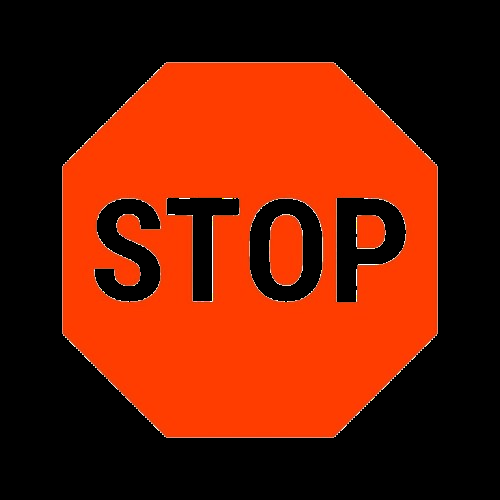
#> input picture src/ppi_gui/ppi_gui/images/stop.png, 500 x 500 px; its folder holds only this picture in this run
$ python -i cv_lib.py   (imports and definitions only)
#> lines starting #> are read from the running program, lines starting #| are printed output that depends on the picture; after the words box and inside, x2 and y2 are one past the last pixel; in counts of white or black regions, pixels touching at a corner belong together
#> further down, picture is the input picture: shape (500, 500, 3); mean B, G, R 2.2, 27.1, 106.4
"""

cv_lib.py ─ OpenCV 블럭 검출 라이브러리

QR 코드(흰색 바탕)를 ROI 안에서 감지하여 박스 유무 판단

"""

import threading

import time

import cv2

import numpy as np


# ──────────────────────────────────────────────

# HSV 흰색 범위 (QR 코드 흰색 바탕 감지용)

# S 상한을 80으로 제한 → 채도가 있는 색(빨강/파랑 등)이

# 밝기(V)만 높다는 이유로 흰색에 함께 잡히는 것을 방지

# ──────────────────────────────────────────────

WHITE_LOWER = np.array([0,   0,   180], dtype=np.uint8)

WHITE_UPPER = np.array([180, 80,  255], dtype=np.uint8)


# ──────────────────────────────────────────────

# ROI 설정 (운반대 영역 - 실측 후 교체 필요)

# Flask 스트림에서 운반대가 보이는 영역

# ──────────────────────────────────────────────

ROI_SIZE = 400  # ← 조정 가능


CENTER_X = 640 // 2  # = 320

CENTER_Y = 480 // 2  # = 240


ROI_X1 = CENTER_X - ROI_SIZE // 2  # = 320 - 200 = 120

ROI_Y1 = CENTER_Y - ROI_SIZE // 2  # = 240 - 200 = 40

ROI_X2 = CENTER_X + ROI_SIZE // 2  # = 320 + 200 = 520

ROI_Y2 = CENTER_Y + ROI_SIZE // 2  # = 240 + 200 = 440


MIN_AREA             = 500   # QR 코드 흰색 영역 최소 면적

APPROX_EPSILON_RATIO = 0.04


_last_detection: tuple = (False, 0.0, 0.0)

_last_frame     = None

_detection_lock = threading.Lock()

_last_proc_time_ms: float = 0.0   # process_frame() 마지막 처리 시간(ms), 성능 측정용


def process_frame(img: np.ndarray) -> tuple:

    global _last_detection, _last_proc_time_ms


    _t0 = time.time()   # 처리 시간 측정 시작


    output = img.copy()


    # ROI 영역 시각화

    cv2.rectangle(output,

                  (ROI_X1, ROI_Y1), (ROI_X2, ROI_Y2),

                  (255, 0, 0), 2)
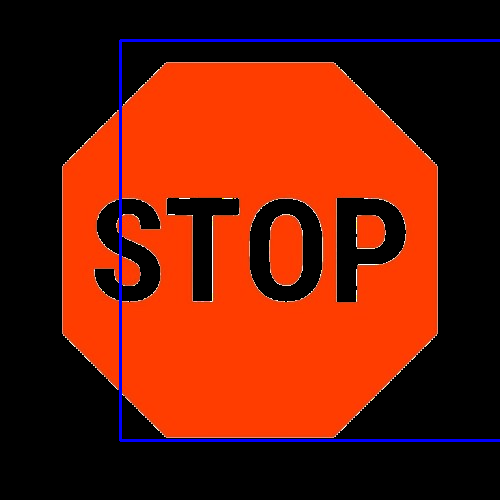
#> output: shape (500, 500, 3); 1.39% of pixels changed, all inside (x1, y1, x2, y2) = (119, 39, 500, 442)

    cv2.putText(output, "ROI",

                (ROI_X1, ROI_Y1 - 5),

                cv2.FONT_HERSHEY_SIMPLEX, 0.5, (255, 0, 0), 1)
#> output: shape (500, 500, 3); 0.03% of pixels changed, all inside (x1, y1, x2, y2) = (122, 25, 145, 36)


    # ROI 영역만 추출

    roi = img[ROI_Y1:ROI_Y2, ROI_X1:ROI_X2]
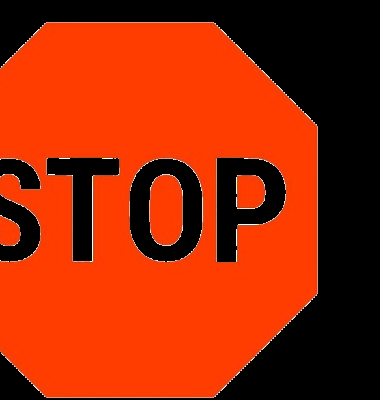
#> roi: shape (400, 380, 3); mean B, G, R 3, 39.4, 155.6


    # 흰색 마스크

    # 커널 55x55 → 21x21로 축소 (연산량 약 6.9배 감소, 인식 정확도 영향 없음 실측 확인됨)

    blur = cv2.GaussianBlur(roi, (13, 13), 0)
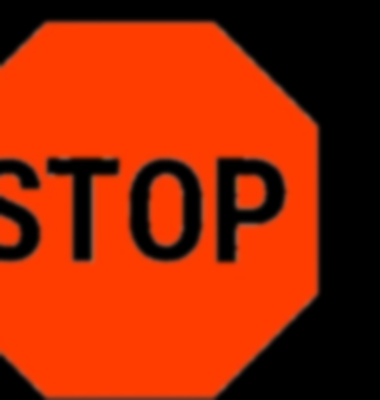
#> blur: shape (400, 380, 3); mean B, G, R 3, 39.4, 155.6

    hsv  = cv2.cvtColor(blur, cv2.COLOR_BGR2HSV)
#> hsv: shape (400, 380, 3); mean H, S, V 5.1, 168.6, 155.6

    mask = cv2.inRange(hsv, WHITE_LOWER, WHITE_UPPER)
#> mask: shape (400, 380); every value is 0


    # 모폴로지 연산

    kernel = cv2.getStructuringElement(cv2.MORPH_RECT, (5, 5))

    mask   = cv2.morphologyEx(mask, cv2.MORPH_OPEN,  kernel)

    mask   = cv2.morphologyEx(mask, cv2.MORPH_CLOSE, kernel)


    detected   = False

    result_cx  = result_cy = 0.0


    # 사각형 판별 대신 흰색 픽셀 면적으로 1차 판별

    white_area     = cv2.countNonZero(mask)
#> white_area = 0

    MIN_WHITE_AREA = 5000  # ← 실측 후 조정


    if white_area > MIN_WHITE_AREA:

        # 2차 판별: 사각형 컨투어 검출

        contours, _ = cv2.findContours(

            mask, cv2.RETR_EXTERNAL, cv2.CHAIN_APPROX_SIMPLE

        )


        for cnt in contours:

            area = cv2.contourArea(cnt)


            if area < MIN_AREA:

                continue


            peri   = cv2.arcLength(cnt, True)

            approx = cv2.approxPolyDP(cnt, APPROX_EPSILON_RATIO * peri, True)

            n_pts  = len(approx)


            # 4~8개 사이로 허용 (기울어짐, 왜곡 허용)

            if not (4 <= n_pts <= 8):

                continue


            M = cv2.moments(cnt)

            if M['m00'] == 0:

                continue


            # ROI 좌표 → 전체 프레임 좌표 변환

            cx = float(M['m10'] / M['m00']) + ROI_X1

            cy = float(M['m01'] / M['m00']) + ROI_Y1


            # 수정: approx의 실제 점 개수(n_pts)만큼 변 길이를 계산

            # (이전에는 항상 첫 4개 점만 사용해서, 5~8개 점으로

            #  검출된 도형에서는 변 길이/비율이 실제와 다르게 계산됐음)

            sides = [

                int(np.linalg.norm(approx[(i+1) % n_pts][0] - approx[i][0]))

                for i in range(n_pts)

            ]


            # 크기 조건 - 모든 변이 일정 길이 이상이어야 함

            if not all(s > 30 for s in sides):

                continue


            # 비율 조건 - 가장 긴 변과 가장 짧은 변의 비율로 판단

            # (4개일 때의 sides[0]/sides[1] 방식은 점 순서에 따라

            #  결과가 들쑥날쑥할 수 있어, min/max 비율로 일관성 있게 계산)

            aspect_ratio = min(sides) / max(sides) if max(sides) != 0 else 0


            # 비율 조건 (기울어짐 고려해서 넓게) - 정사각형에 가까운지 확인

            if not (0.5 < aspect_ratio <= 1.0):

                continue


            # ROI 좌표 → 전체 프레임 좌표 변환 후 시각화

            approx_global = approx.copy()

            approx_global[:, :, 0] += ROI_X1

            approx_global[:, :, 1] += ROI_Y1


            x, y, w, h = cv2.boundingRect(approx_global)


            cv2.drawContours(output, [approx_global], 0, (0, 255, 0), 2)

            cv2.rectangle(output, (x, y), (x + w, y + h), (255, 165, 0), 1)

            cv2.circle(output, (int(cx), int(cy)), 5, (0, 0, 255), -1)

            cv2.putText(output,

                        f"({cx:.0f}, {cy:.0f})",

                        (int(cx), int(cy) + 12),

                        cv2.FONT_HERSHEY_SIMPLEX, 0.4, (180, 0, 0), 1)


            if not detected:

                result_cx, result_cy = cx, cy

                detected = True


    if detected:

        cv2.putText(output, "BLOCK DETECTED",

                    (20, 40), cv2.FONT_HERSHEY_SIMPLEX, 1, (0, 0, 255), 3)


    with _detection_lock:

        _last_detection = (detected, result_cx, result_cy)

        globals()['_last_frame'] = output


    _last_proc_time_ms = (time.time() - _t0) * 1000.0   # 처리 시간(ms) 기록


    return detected, result_cx, result_cy, output


# [119 lines left out: functions get_last_processing_time_ms, get_filtered_cx_cy, not called in this run]

>>> import cv2
>>> picture = cv2.imread('../../ppi_gui/ppi_gui/images/stop.png')
>>> result = process_frame(picture)

$ run again, on src/ppi_gui/ppi_gui/images/whisper.png
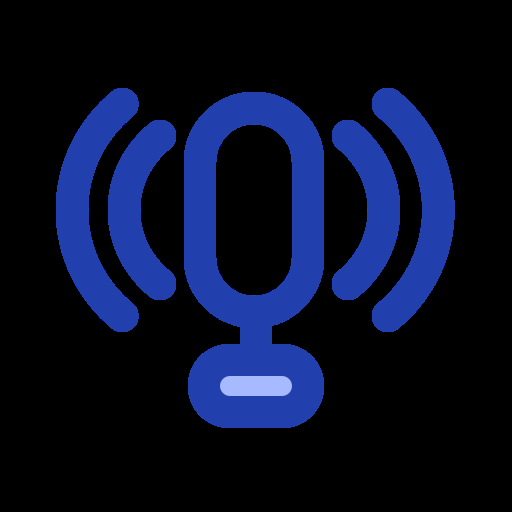
#> input picture src/ppi_gui/ppi_gui/images/whisper.png, 512 x 512 px
#> picture is the input picture: shape (512, 512, 3); mean B, G, R 39.5, 15, 8.1
#> in process_frame, `cv2.rectangle(output,  (ROI_X1, ROI_Y1), (ROI_X2, ROI_Y2),  (255, 0, 0..`:
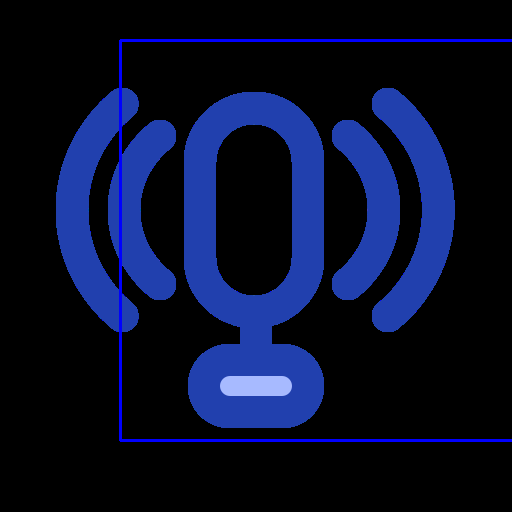
#> output: shape (512, 512, 3); 1.35% of pixels changed, all inside (x1, y1, x2, y2) = (119, 39, 512, 442)
#> in process_frame, `blur = cv2.GaussianBlur(roi, (13, 13), 0)`:
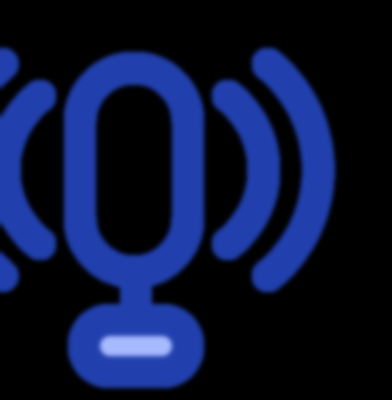
#> blur: shape (400, 392, 3); mean B, G, R 56.4, 21.5, 11.7
#> hsv: shape (400, 392, 3); mean H, S, V 48.9, 89, 56.4
#> mask: shape (400, 392); every value is 0
#> white_area = 0
